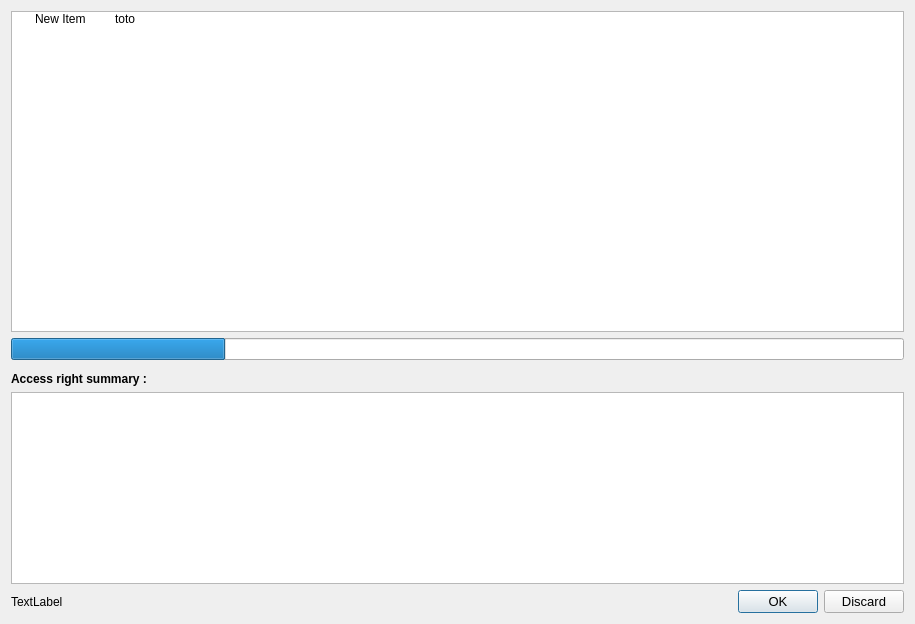
<?xml version="1.0" encoding="UTF-8"?>
<ui version="4.0">
 <class>GitExecDialog</class>
 <widget class="QDialog" name="GitExecDialog">
  <property name="geometry">
   <rect>
    <x>0</x>
    <y>0</y>
    <width>915</width>
    <height>624</height>
   </rect>
  </property>
  <property name="windowTitle">
   <string>Running Commands</string>
  </property>
  <layout class="QVBoxLayout" name="verticalLayout">
   <item>
    <widget class="QTreeWidget" name="treeGitJobs">
     <property name="sizePolicy">
      <sizepolicy hsizetype="Expanding" vsizetype="Expanding">
       <horstretch>0</horstretch>
       <verstretch>3</verstretch>
      </sizepolicy>
     </property>
     <property name="headerHidden">
      <bool>true</bool>
     </property>
     <column>
      <property name="text">
       <string notr="true">col1</string>
      </property>
     </column>
     <column>
      <property name="text">
       <string>col2</string>
      </property>
     </column>
     <item>
      <property name="text">
       <string>New Item</string>
      </property>
      <property name="text">
       <string>toto</string>
      </property>
     </item>
    </widget>
   </item>
   <item>
    <widget class="QProgressBar" name="progressBar">
     <property name="value">
      <number>24</number>
     </property>
     <property name="textVisible">
      <bool>false</bool>
     </property>
     <property name="invertedAppearance">
      <bool>false</bool>
     </property>
     <property name="format">
      <string>%v of %m done</string>
     </property>
    </widget>
   </item>
   <item>
    <widget class="QWidget" name="widget" native="true"/>
   </item>
   <item>
    <widget class="QLabel" name="label">
     <property name="font">
      <font>
       <weight>75</weight>
       <bold>true</bold>
      </font>
     </property>
     <property name="text">
      <string>Access right summary :</string>
     </property>
    </widget>
   </item>
   <item>
    <widget class="QTextEdit" name="textEditSummary">
     <property name="sizePolicy">
      <sizepolicy hsizetype="Expanding" vsizetype="Minimum">
       <horstretch>0</horstretch>
       <verstretch>0</verstretch>
      </sizepolicy>
     </property>
     <property name="readOnly">
      <bool>true</bool>
     </property>
    </widget>
   </item>
   <item>
    <layout class="QHBoxLayout" name="horizontalLayout">
     <item>
      <widget class="QLabel" name="labelTasks">
       <property name="text">
        <string>TextLabel</string>
       </property>
      </widget>
     </item>
     <item>
      <widget class="QDialogButtonBox" name="buttonBox">
       <property name="font">
        <font>
         <pointsize>10</pointsize>
        </font>
       </property>
       <property name="orientation">
        <enum>Qt::Horizontal</enum>
       </property>
       <property name="standardButtons">
        <set>QDialogButtonBox::Discard|QDialogButtonBox::Ok</set>
       </property>
      </widget>
     </item>
    </layout>
   </item>
  </layout>
 </widget>
 <resources/>
 <connections>
  <connection>
   <sender>buttonBox</sender>
   <signal>accepted()</signal>
   <receiver>GitExecDialog</receiver>
   <slot>accept()</slot>
   <hints>
    <hint type="sourcelabel">
     <x>248</x>
     <y>254</y>
    </hint>
    <hint type="destinationlabel">
     <x>157</x>
     <y>274</y>
    </hint>
   </hints>
  </connection>
  <connection>
   <sender>buttonBox</sender>
   <signal>rejected()</signal>
   <receiver>GitExecDialog</receiver>
   <slot>reject()</slot>
   <hints>
    <hint type="sourcelabel">
     <x>316</x>
     <y>260</y>
    </hint>
    <hint type="destinationlabel">
     <x>286</x>
     <y>274</y>
    </hint>
   </hints>
  </connection>
 </connections>
</ui>
